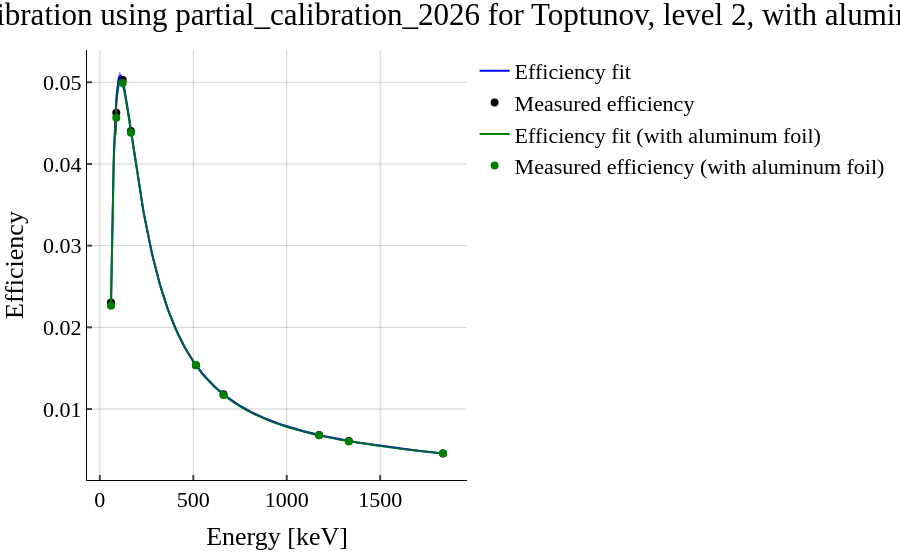

Notebook cell for this chart:
### Code cell
calib = HPGeCalibration(
    detector_name='Toptunov',
    calibration_name='partial_calibration_2026',
    level=2,
)
calib_waf = HPGeCalibration(
    detector_name='Toptunov',
    calibration_name='temp_calibration_2026',
    level=2,
    # with_aluminum_foil=True
)

fig = calib.get_plot()
fig_waf = calib_waf.get_plot()

# combine the two figures into one for comparison
for trace in fig_waf.data:
    # update the name of the trace to indicate it's with aluminum foil
    trace.name = f"{trace.name} (with aluminum foil)"
    # if its a scatter trace, change the marker color to distinguish it
    if isinstance(trace, go.Scatter) and trace.mode == 'markers':
        trace.marker.color = 'rgba(0, 128, 0, 1)'  # change color to green for example
    # if its a line trace, change the line color to distinguish it
    if isinstance(trace, go.Scatter) and trace.mode == 'lines':
        trace.line.color = 'rgba(0, 128, 0, 1)'  # change color to green for example
    fig.add_trace(trace)

fig.show()

### Figure 1 — Plotly figure (JSON) as saved in the notebook; plotly's stock layout.template omitted (floating-point values rounded to 4 significant figures; data arrays with more than 128 entries replaced by an {"elided": "..."} marker saying what was removed)
{"data": [{"error_x": {"color": "rgba(63, 63, 63, 0.81)", "thickness": 1, "width": 0}, "error_y": {"color": "rgba(63, 63, 63, 0.81)", "thickness": 1, "width": 0}, "line": {"color": "blue", "width": 2}, "mode": "lines", "name": "Efficiency fit", "type": "scatter", "x": {"elided": "1000 float values"}, "y": {"elided": "1000 float values"}}, {"error_x": {"color": "rgba(63, 63, 63, 0.81)", "thickness": 1, "width": 0}, "error_y": {"color": "rgba(63, 63, 63, 0.81)", "thickness": 1, "width": 0}, "fill": "toself", "fillcolor": "rgba(0,0,255,0.4)", "hoverinfo": "skip", "line": {"color": "rgba(255,255,255,0)"}, "showlegend": false, "type": "scatter", "x": {"elided": "2000 float values"}, "y": {"elided": "2000 float values"}}, {"error_x": {"color": "rgba(63, 63, 63, 0.81)", "thickness": 1, "width": 0}, "error_y": {"array": [0.0003295, 0.002111, 0.000378, 0.0003659, 0.0002497, 0.0001004, 9.607e-05, 8.538e-05, 4.532e-05], "color": "rgba(63, 63, 63, 0.81)", "thickness": 1, "type": "data", "visible": true, "width": 0}, "marker": {"color": "black", "size": 8}, "mode": "markers", "name": "Measured efficiency", "type": "scatter", "x": [59.54, 88.03, 122.1, 165.9, 514.0, 661.7, 1173.0, 1332.0, 1836.0], "y": [0.02304, 0.04627, 0.05028, 0.04403, 0.01536, 0.01181, 0.006825, 0.006084, 0.004555]}, {"error_x": {"color": "rgba(63, 63, 63, 0.81)", "thickness": 1, "width": 0}, "error_y": {"color": "rgba(63, 63, 63, 0.81)", "thickness": 1, "width": 0}, "line": {"color": "rgba(0, 128, 0, 1)", "width": 2}, "mode": "lines", "name": "Efficiency fit (with aluminum foil)", "type": "scatter", "x": {"elided": "1000 float values"}, "y": {"elided": "1000 float values"}}, {"error_x": {"color": "rgba(63, 63, 63, 0.81)", "thickness": 1, "width": 0}, "error_y": {"color": "rgba(63, 63, 63, 0.81)", "thickness": 1, "width": 0}, "fill": "toself", "fillcolor": "rgba(0,0,255,0.4)", "hoverinfo": "skip", "line": {"color": "rgba(255,255,255,0)"}, "name": "None (with aluminum foil)", "showlegend": false, "type": "scatter", "x": {"elided": "2000 float values"}, "y": {"elided": "2000 float values"}}, {"error_x": {"color": "rgba(63, 63, 63, 0.81)", "thickness": 1, "width": 0}, "error_y": {"array": [0.000325, 0.002083, 0.0003767, 0.0003754, 0.0002603, 0.0001002, 9.632e-05, 8.583e-05, 4.656e-05], "color": "rgba(63, 63, 63, 0.81)", "thickness": 1, "type": "data", "visible": true, "width": 0}, "marker": {"color": "rgba(0, 128, 0, 1)", "size": 8}, "mode": "markers", "name": "Measured efficiency (with aluminum foil)", "type": "scatter", "x": [59.54, 88.03, 122.1, 165.9, 514.0, 661.7, 1173.0, 1332.0, 1836.0], "y": [0.02264, 0.04566, 0.0499, 0.0438, 0.01538, 0.01172, 0.006781, 0.006034, 0.004572]}], "layout": {"title": {"text": "Efficiency Calibration using partial_calibration_2026 for Toptunov, level 2, with aluminum foil: False"}, "xaxis": {"title": {"text": "Energy [keV]"}}, "yaxis": {"title": {"text": "Efficiency"}}}}
